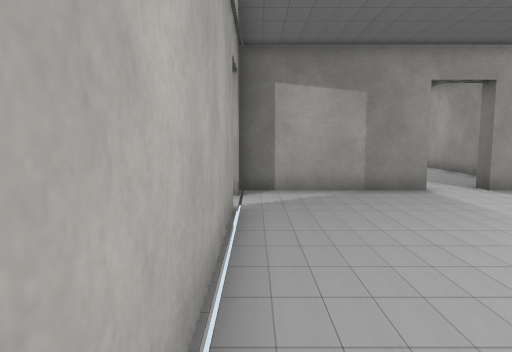
View 1 (above)

22 first-person views from a walk through a 3-D level made in the Unity game engine. The camera is 1.4 m above the floor, tilts 6° down and sees 70° across. The floor is counted in squares, 1 m on a side. Each view is taken from the middle of a square. On the plan, view 1 faces up. The plan holds only what a view shows up to about 16 squares ahead; the rest is blank. The place goes on beyond the plan. The player is left out. Some surface patterns are stand-ins.

View 2
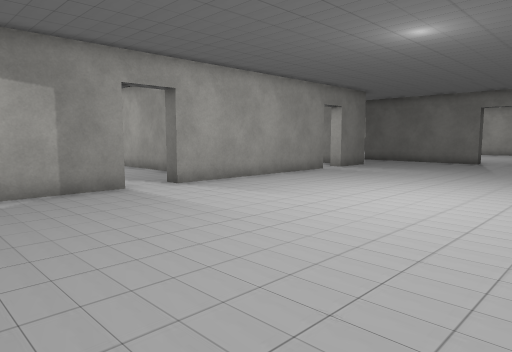

View 3
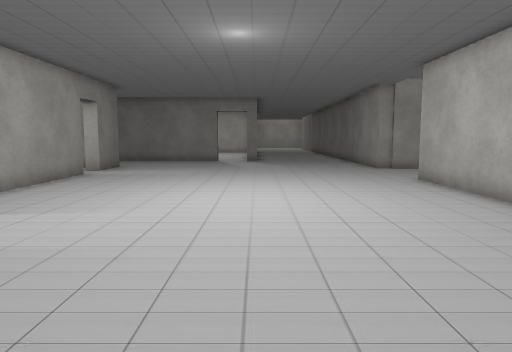

View 4
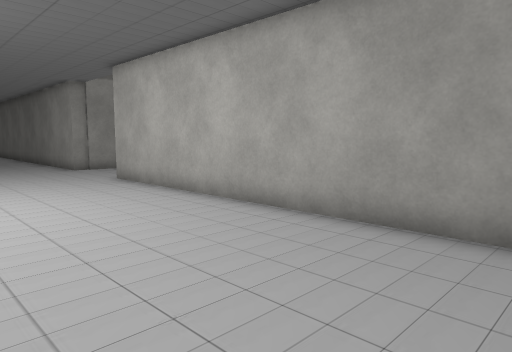

View 5
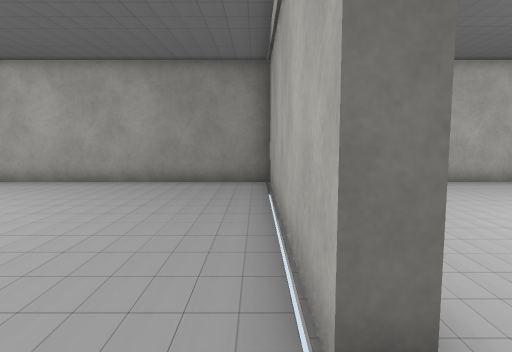

View 6
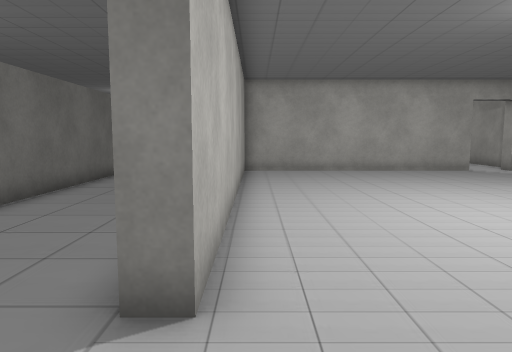

View 7
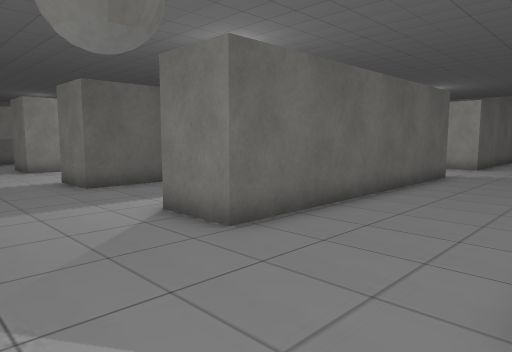

View 8
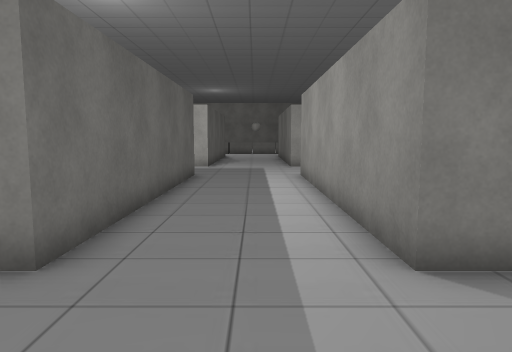

View 9
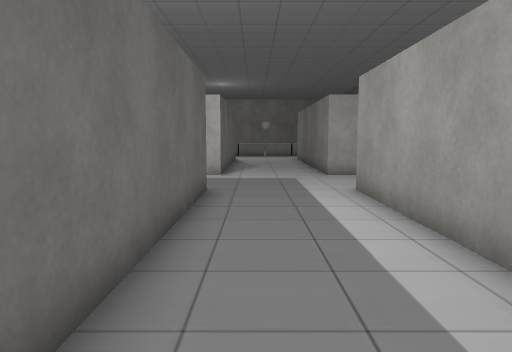

View 10
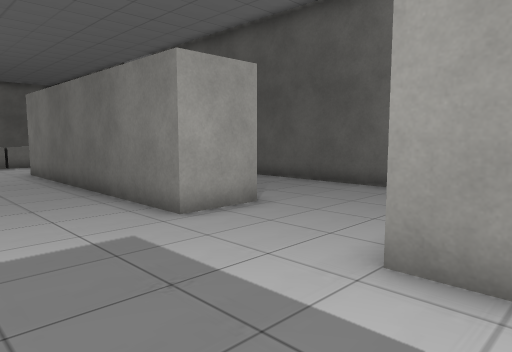

View 11
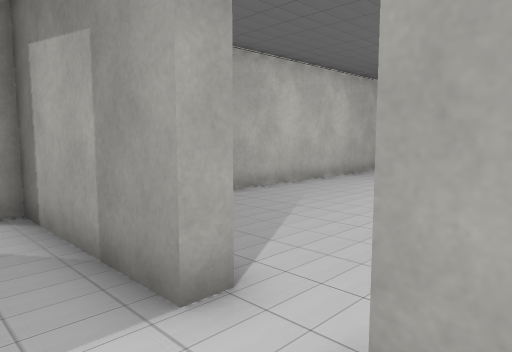

View 12
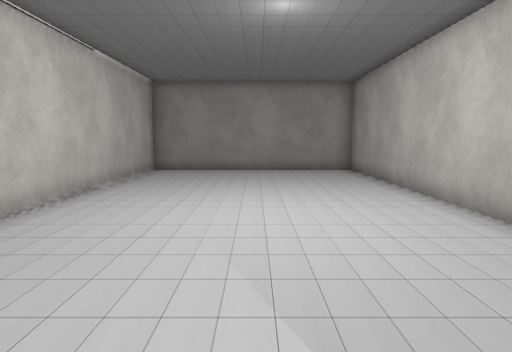

View 13
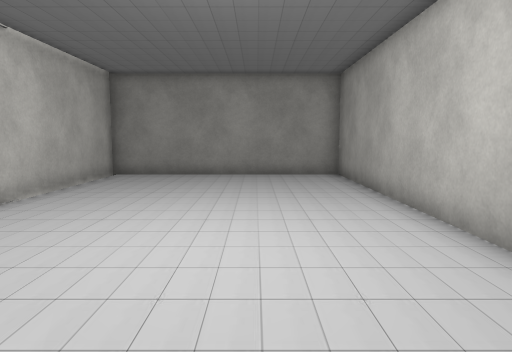

View 14
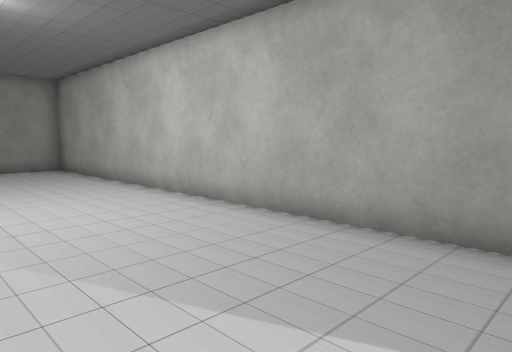

View 15
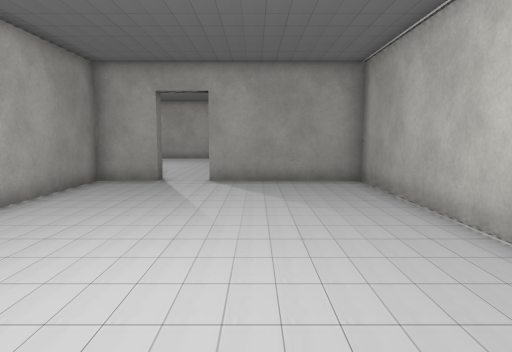

View 16
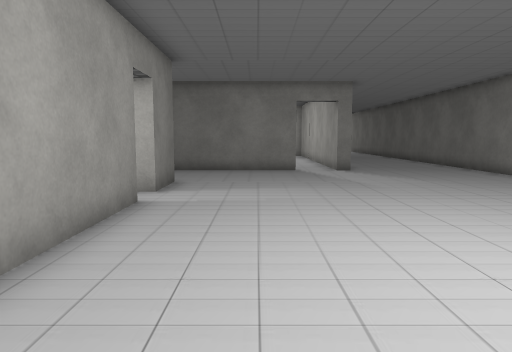

View 17
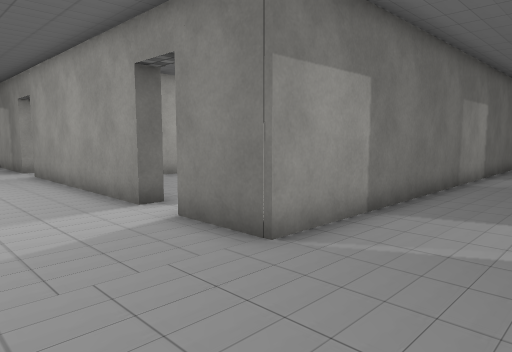

View 18
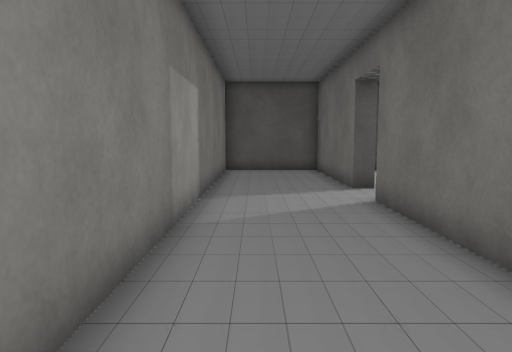

View 19
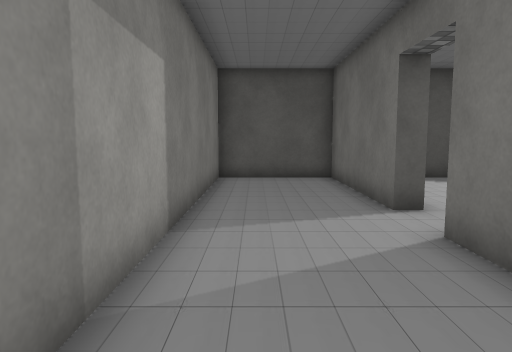

View 20
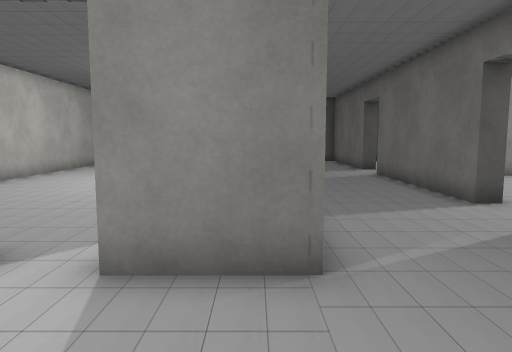

View 21
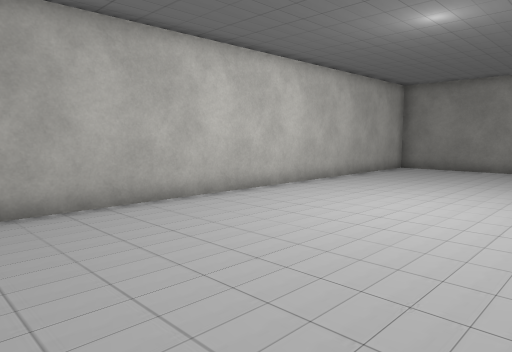

View 22
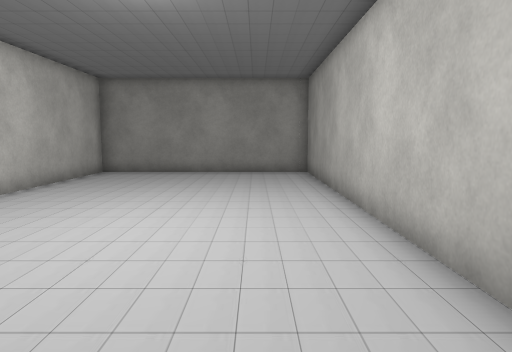

### Floor plan
Ten units are one square. View 1 is at (0, 0); x grows to the right and y downward. Boxes are objects, and circles mark ways between rooms. Rooms are numbered by the first view taken in them; rooms with no view inside come last. Other rooms are left out.
<svg viewBox="-80 -284 309 434">
<path fill="none" stroke="#000" d="M165 35 165 25 172 25M139 -102 139 -96 62 -96M195 25 221 25M45 -96 -4 -96 -4 -88M217 -29 217 -36M-4 -70 -4 25 123 25 123 31M12 73 113 73 113 93 12 93M-16 31 -69 31M217 -52 217 -105M-35 73 -26 73 -26 93 -75 93M12 133 113 133 113 145M224 -137 217 -137 217 -201M-49 133 -26 133 -26 139M224 -220 217 -220 217 -279 177 -279 177 -96 154 -96 154 -102M62 -96 62 -102 82 -102 82 -279 -4 -279 -4 -102 45 -102 45 -96M171 -159 171 -279 87 -279 87 -122"/>
<circle cx="55" cy="-100" r="3" fill="#2a7"/>
<circle cx="145" cy="-100" r="3" fill="#2a7"/>
<text x="100" y="-10">1</text>
<text x="40" y="-190">2</text>
<text x="120" y="-190">3</text>
</svg>
Room 1 opens to room 2. Room 1 opens to room 3.

Where each view was taken, in squares from view 1:
view 1: 0 up, 0 right, facing up
view 2: 0 up, 0 right, facing up-right
view 3: 3 up, 0 right, facing right
view 4: 3 up, 0 right, facing down-right
view 5: 9 up, 0 right, facing down
view 6: 2 down, 15 right, facing left
view 7: 3 down, 15 right, facing down-left
view 8: 11 down, 15 right, facing left
view 9: 12 down, 11 right, facing left
view 10: 13 down, 3 right, facing up-left
view 11: 8 up, 7 right, facing up-left
view 12: 12 up, 4 right, facing up
view 13: 14 up, 5 right, facing up
view 14: 11 up, 3 right, facing up-right
view 15: 22 up, 3 right, facing down
view 16: 7 up, 6 right, facing right
view 17: 6 up, 21 right, facing up-left
view 18: 12 up, 19 right, facing up
view 19: 15 up, 19 right, facing up
view 20: 6 up, 17 right, facing up
view 21: 11 up, 16 right, facing up-left
view 22: 13 up, 15 right, facing up
